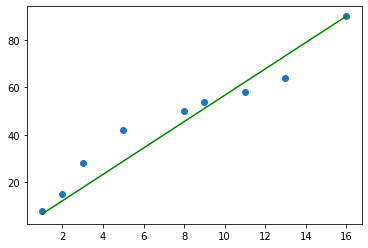

Source code (Python):
# -*- coding: utf-8 -*-
"""
Created on Sat May  2 16:07:40 2020

@author: VATSAL SHAH

"""


import numpy as np
import matplotlib.pyplot as plt
X = np.array([2, 3, 5, 13, 8, 16,  11, 1, 9])
Y = np.array([15, 28, 42, 64, 50, 90, 58, 8, 54])
plt.scatter(X, Y)
plt.show()
m = 0
c = 0
L = 0.0001  
epochs = 1000  
n = float(len(X)) 
for i in range(epochs):
    Y_pred = m*X + c  
    D_m = (-2/n) * sum(X * (Y - Y_pred))  
    D_c = (-2/n) * sum(Y - Y_pred)
    m = m - L * D_m  
    c = c - L * D_c  
print (m, c)
Y_pred = m*X + c

plt.scatter(X, Y) 
plt.plot([min(X), max(X)], [min(Y_pred), max(Y_pred)], color='green')
plt.show()
